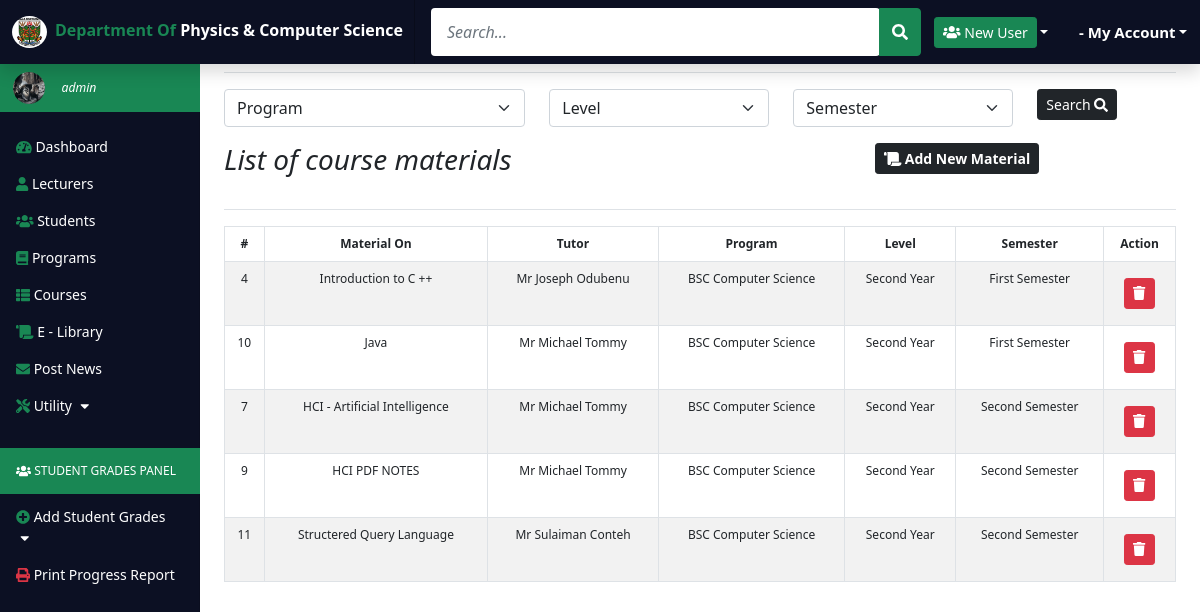
Page /admin/admin-add-material.php on the committed database.
### tables this page shows
CREATE TABLE IF NOT EXISTS `tblcoursematerial` (
  `mat_ID` int(11) NOT NULL AUTO_INCREMENT,
  `matname` varchar(50) DEFAULT NULL,
  `matcontent` varchar(255) DEFAULT NULL,
  `tut_ID` int(11) DEFAULT NULL,
  `prog_ID` int(11) DEFAULT NULL,
  `level_ID` int(11) DEFAULT NULL,
  `sem_ID` int(11) DEFAULT NULL,
  PRIMARY KEY (`mat_ID`),
  KEY `tut_ID` (`tut_ID`),
  KEY `prog_ID` (`prog_ID`),
  KEY `level_ID` (`level_ID`),
  KEY `sem_ID` (`sem_ID`)
);

CREATE TABLE IF NOT EXISTS `tbltutor` (
  `id` int(11) NOT NULL AUTO_INCREMENT,
  `username` varchar(50) DEFAULT NULL,
  `firstname` varchar(50) DEFAULT NULL,
  `lastname` varchar(50) DEFAULT NULL,
  `designation` varchar(10) DEFAULT NULL,
  `password` varchar(20) DEFAULT NULL,
  `gender` varchar(10) DEFAULT NULL,
  `email` varchar(20) DEFAULT NULL,
  `photo` varchar(100) DEFAULT NULL,
  `phone` varchar(20) DEFAULT NULL,
  PRIMARY KEY (`id`)
);

CREATE TABLE IF NOT EXISTS `tblprograms` (
  `prog_ID` int(11) NOT NULL AUTO_INCREMENT,
  `program_Name` varchar(50) DEFAULT NULL,
  PRIMARY KEY (`prog_ID`)
);

CREATE TABLE IF NOT EXISTS `tbllevel` (
  `level_ID` int(11) NOT NULL AUTO_INCREMENT,
  `level_Name` varchar(50) DEFAULT NULL,
  PRIMARY KEY (`level_ID`)
);

CREATE TABLE IF NOT EXISTS `tblsemester` (
  `sem_ID` int(11) NOT NULL AUTO_INCREMENT,
  `semester_Name` varchar(50) DEFAULT NULL,
  PRIMARY KEY (`sem_ID`)
);

### admin/admin-add-material.php (the view, shortened to what this page needs)
<?php
      require 'admin-dashboard-header.php';
      include 'admin-dashboard-sidebar.php';
?>
    <main class="col-md-9 ms-sm-auto col-lg-10 px-md-4 mt-5">
 <form class="form-inline" role="form" method="POST">
 <div class="row">
    <div class="col-md-4">
    <div class="form-group mb-3">
     <select name="program"  class="form-select"  required>
     <option selected>Program</option>
     </select>
     </div>
        </div>
    <div class="col-md-3">
    <div class="form-group mb-3">
     <select name="level" class="form-select" required>
     <option selected>Level</option>
        </select>
     </div>
     </div>
     <div class="col-md-3">
    <div class="form-group mb-3">
     <select name="semester" class="form-select" required>
     <option selected>Semester</option>
        </select>
     </div>
      </div>
        <div class="col-md-2">
        <button class="btn btn-dark btn-sm" name="submit">Search  <i class="fas fa-search"></i></button>
        </div>
    </div>
 </form>
      <div class="row">
    <div class="col-md-8">
    <h3 class="page-header fst-italic">List of course materials </h3>
</div>
<div class="col-md-4">
   <button class="btn btn-dark btn-sm fw-bold" data-bs-toggle="modal" data-bs-target="#Modal3">
     <i class="fas fa-scroll"></i> Add New Material</button>
   </div>
   </div>
<div class="d-flex  flex-wrap flex-md-nowrap align-items-center pt-3 pb-2 mb-3 border-bottom">
      </div>
<div class="row">
<div class="col-md-12">
<table class="table table-striped table-bordered table-hover table-responsive" style="font-size:12px" cellspacing="0">
<thead>
<tr class="text-center">
        <th>#</th>
        <th>Material On</th>
        <th>Tutor</th>
        <th>Program</th>
        <th>Level</th>
        <th>Semester</th>
        <th>Action</th>
</tr>
</thead>
<tbody class="text-center">
<tr>
<?php
require '../includes/connection.php';
if (isset($_POST['submit']))
{
  $program = $_POST['program'];
  $level = $_POST['level'];
  $semester = $_POST['semester'];
$sql = "SELECT * FROM `tblcoursematerial`
JOIN tblprograms ON tblcoursematerial.prog_ID = tblprograms.prog_ID
JOIN tblsemester ON tblsemester.sem_ID = tblcoursematerial.sem_ID
JOIN tbllevel ON tbllevel.level_ID = tblcoursematerial.level_ID
JOIN tbltutor ON tbltutor.id = tblcoursematerial.tut_ID
WHERE tblcoursematerial.prog_ID = '$program' AND tblcoursematerial.level_ID = '$level' AND tblcoursematerial.sem_ID = '$semester' ORDER BY id DESC";
$result = mysqli_query($conn, $sql);
$rowCount = mysqli_num_rows($result);
if ($rowCount > 0){
 while ($row = mysqli_fetch_assoc($result)){ ?>
<td><?php echo $row['mat_ID'];?></td>
<td><?php echo $row['matname'];?></td>
<td><?php echo $row['designation']." ".$row['firstname']." ".$row['lastname'];?></td>
<td><?php echo $row['program_Name'];?></td>
<td><?php echo $row['level_Name'];?></td>
<td><?php echo $row['semester_Name'];?></td>
<td>
<div class="btn-group py-2">
<a class="text-white mr-2 text-decoration-none btn btn-dark btn-sm editbtn" data-bs-toggle="modal" data-bs-target="#Modal4" title="Edit"><i class="fas fa-edit"></i>  Edit</a>
  <a href="../includes/action.php?deletematerial=<?php echo $row['mat_ID'];?>" class="text-white mr-2 text-decoration-none btn btn-danger btn-sm" onclick="return confirm('Do you want to remove this material?')";
    title="Delete"><i class="fas fa-trash"></i> Remove</a>
</div>
</td>
</tr>
<?php }
   }
      }else {
         $sql = "SELECT * FROM `tblcoursematerial`
         JOIN tblprograms ON tblcoursematerial.prog_ID = tblprograms.prog_ID
         JOIN tblsemester ON tblsemester.sem_ID = tblcoursematerial.sem_ID
         JOIN tbllevel ON tbllevel.level_ID = tblcoursematerial.level_ID
         JOIN tbltutor ON tbltutor.id = tblcoursematerial.tut_ID";
         $result = mysqli_query($conn, $sql);
         $rowCount = mysqli_num_rows($result);
         if ($rowCount > 0){
          while ($row = mysqli_fetch_assoc($result)){ ?>
      <td><?php echo $row['mat_ID'];?></td>
<td><?php echo $row['matname'];?></td>
<td><?php echo $row['designation']." ".$row['firstname']." ".$row['lastname'];?></td>
<td><?php echo $row['program_Name'];?></td>
<td><?php echo $row['level_Name'];?></td>
<td><?php echo $row['semester_Name'];?></td>
<td>
<div class="btn-group py-2">
  <a href="../includes/action.php?deletematerial=<?php echo $row['mat_ID'];?>" class="text-white mr-2 text-decoration-none btn btn-danger btn-sm" onclick="return confirm('Do you want to remove this material?')";
    title="Delete"><i class="fas fa-trash"></i></a>
</div>
</td>
</tr>
<?php }
   }
      }
      ?>
</tbody>
</table>
</div>
</div>
</main>
<?php require 'admin-dashboard-footer.php';?>

### assets/css/dashboard.css (style rules this page uses)
:root { --bs-blue: #0d6efd; --bs-indigo: #6610f2; --bs-purple: #6f42c1; --bs-pink: #d63384; --bs-red: #dc3545; --bs-orange: #fd7e14; --bs-yellow: #ffc107; --bs-green: #198754; --bs-teal: #20c997; --bs-cyan: #0dcaf0; --bs-white: #fff; --bs-gray: #6c757d; --bs-gray-dark: #343a40; --bs-primary: #0d6efd; --bs-secondary: #6c757d; --bs-success: #198754; --bs-info: #0dcaf0; --bs-warning: #ffc107; --bs-danger: #dc3545; --bs-light: #f8f9fa; --bs-dark: #212529; --dark: #0c1023; --bs-font-sans-serif: system-ui,-apple-system,"Segoe UI",Roboto,"Helvetica Neue",Arial,"Noto Sans","Liberation Sans",sans-serif,"Apple Color Emoji","Segoe UI Emoji","Segoe UI Symbol","Noto Color Emoji"; --bs-font-monospace: SFMono-Regular,Menlo,Monaco,Consolas,"Liberation Mono","Courier New",monospace; --bs-gradient: linear-gradient(180deg, rgba(255, 255, 255, 0.15), rgba(255, 255, 255, 0)); }
body { font-size: .875rem; }
.text-center { text-align: center !important; }

### rows in the picture
tblcoursematerial: mat_ID "4", matname "Introduction to C ++", tut_ID.designation "Mr", tut_ID.firstname "Joseph", tut_ID.lastname "Odubenu", prog_ID.program_Name "BSC Computer Science", level_ID.level_Name "Second Year", sem_ID.semester_Name "First Semester"
tblcoursematerial: mat_ID "10", matname "Java", tut_ID.designation "Mr", tut_ID.firstname "Michael", tut_ID.lastname "Tommy", prog_ID.program_Name "BSC Computer Science", level_ID.level_Name "Second Year", sem_ID.semester_Name "First Semester"
tblcoursematerial: mat_ID "7", matname "HCI - Artificial Intelligence", tut_ID.designation "Mr", tut_ID.firstname "Michael", tut_ID.lastname "Tommy", prog_ID.program_Name "BSC Computer Science", level_ID.level_Name "Second Year", sem_ID.semester_Name "Second Semester"
tblcoursematerial: mat_ID "9", matname "HCI PDF NOTES", tut_ID.designation "Mr", tut_ID.firstname "Michael", tut_ID.lastname "Tommy", prog_ID.program_Name "BSC Computer Science", level_ID.level_Name "Second Year", sem_ID.semester_Name "Second Semester"
tblcoursematerial: mat_ID "11", matname "Structered Query Language", tut_ID.designation "Mr", tut_ID.firstname "Sulaiman", tut_ID.lastname "Conteh", prog_ID.program_Name "BSC Computer Science", level_ID.level_Name "Second Year", sem_ID.semester_Name "Second Semester"
